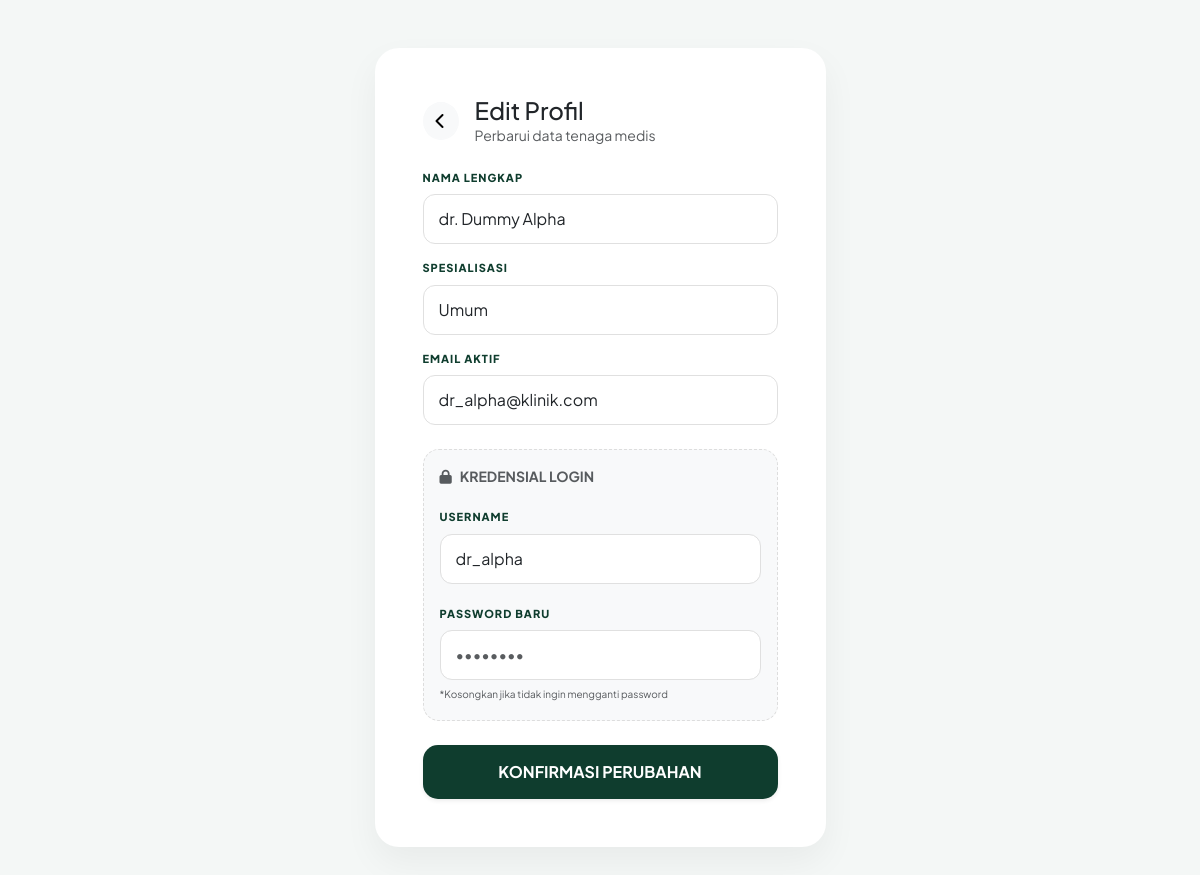
Page /admin/edit_dokter.php?id=1 (signed in) on the committed database.
### tables this page shows
CREATE TABLE dokter (
  id_dokter INT AUTO_INCREMENT PRIMARY KEY,
  id_user INT NOT NULL,
  nama_dokter VARCHAR(100) NOT NULL,
  spesialisasi VARCHAR(50),
  FOREIGN KEY (id_user) REFERENCES users(id_user) ON DELETE CASCADE
);

CREATE TABLE users (
  id_user INT AUTO_INCREMENT PRIMARY KEY,
  username VARCHAR(50) NOT NULL UNIQUE,
  email VARCHAR(100),
  password VARCHAR(255) NOT NULL,
  role ENUM('admin', 'dokter', 'pasien', 'staf') NOT NULL
);

### db.php (called while the page is built, shortened)
<?php
class DbConnection
{
    public function __construct($handle)
    {
        $this->handle = $handle;
    }
}
function db_connect_from_env(): ?DbConnection
{
    $host = getenv('DB_HOST') ?: getenv('MYSQLHOST') ?: "127.0.0.1";
    $user = getenv('DB_USER') ?: getenv('MYSQLUSER') ?: "root";
    $pass = getenv('DB_PASS') ?: getenv('MYSQLPASSWORD') ?: "";
    $db = getenv('DB_NAME') ?: getenv('MYSQLDATABASE') ?: "klinik_reservasi";
    $port = (int) (getenv('DB_PORT') ?: getenv('MYSQLPORT') ?: 3306);
    $handle = @mysqli_connect($host, $user, $pass, $db, $port);
    mysqli_set_charset($handle, 'utf8mb4');
    return new DbConnection($handle);
}
function db_query(?DbConnection $conn, string $query)
{
    $result = mysqli_query($conn->handle, $query);
    return $result;
}
function db_fetch_assoc($result): ?array
{
    if ($result instanceof mysqli_result) {
        $row = mysqli_fetch_assoc($result);
        return $row === null ? null : $row;
    }
    return null;
}
function db_real_escape_string(?DbConnection $conn, $value): string
{
    $value = (string) $value;
    if ($conn) {
        return mysqli_real_escape_string($conn->handle, $value);
    }
    return addslashes($value);
}

### koneksi.php (called while the page is built, shortened)
<?php
require_once __DIR__ . '/db.php';
$conn = db_connect_from_env();
?>

### admin/edit_dokter.php (the view, shortened to what this page needs)
<?php
include '../koneksi.php';
$id_dokter = db_real_escape_string($conn, $_GET['id']);
$query = "SELECT d.*, u.username, u.email FROM dokter d
          JOIN users u ON d.id_user = u.id_user
          WHERE d.id_dokter = '$id_dokter'";
$result = db_query($conn, $query);
$data = db_fetch_assoc($result);
?>
<!DOCTYPE html>
<html lang="id">
<head>
    <link href="https://cdn.jsdelivr.net/npm/bootstrap@5.3.0/dist/css/bootstrap.min.css" rel="stylesheet">
    <link rel="stylesheet" href="https://cdnjs.cloudflare.com/ajax/libs/font-awesome/6.4.0/css/all.min.css">
</head>
<body class="py-5">
    <div class="container">
        <div class="row justify-content-center">
            <div class="col-md-6 col-lg-5">
                <div class="card edit-card p-4 p-md-5">
                    <div class="d-flex align-items-center mb-4">
                        <a href="dokter.php" class="btn btn-light rounded-circle me-3"><i class="fas fa-chevron-left"></i></a>
                        <div>
                            <h4 class="fw-800 mb-0">Edit Profil</h4>
                            <p class="text-muted small mb-0">Perbarui data tenaga medis</p>
                        </div>
                    </div>
                    <form method="POST">
                        <div class="mb-3">
                            <label class="label-custom uppercase d-block">NAMA LENGKAP</label>
                            <input type="text" name="nama" class="form-control" value="<?php echo htmlspecialchars($data['nama_dokter']); ?>" required>
                        </div>
                        <div class="mb-3">
                            <label class="label-custom uppercase d-block">SPESIALISASI</label>
                            <input type="text" name="spesialisasi" class="form-control" value="<?php echo htmlspecialchars($data['spesialisasi']); ?>" required>
                        </div>
                        <div class="mb-4">
                            <label class="label-custom uppercase d-block">EMAIL AKTIF</label>
                            <input type="email" name="email" class="form-control" value="<?php echo htmlspecialchars($data['email']); ?>" required>
                        </div>
                        <div class="p-3 rounded-4 mb-4" style="background: #f8f9fa; border: 1px dashed #ddd;">
                            <p class="small fw-bold mb-3 text-muted"><i class="fas fa-lock me-2"></i>KREDENSIAL LOGIN</p>
                            <div class="mb-3">
                                <label class="label-custom small">USERNAME</label>
                                <input type="text" name="username" class="form-control bg-white" value="<?php echo htmlspecialchars($data['username']); ?>" required>
                            </div>
                            <div class="mb-0">
                                <label class="label-custom small">PASSWORD BARU</label>
                                <input type="password" name="password" class="form-control bg-white" placeholder="••••••••">
                                <small class="text-muted" style="font-size: 10px;">*Kosongkan jika tidak ingin mengganti password</small>
                            </div>
                        </div>
                        <button type="submit" name="update" class="btn btn-update w-100 shadow-sm">
                            KONFIRMASI PERUBAHAN
                        </button>
                    </form>
                </div>
            </div>
        </div>
    </div>
</body>
</html>

### admin/edit_dokter.php (style rules this page uses)
body { background: #f4f7f6; font-family: 'Plus Jakarta Sans', sans-serif; color: #2d3436; }
.edit-card { border: none; border-radius: 24px; box-shadow: 0 15px 35px rgba(0,0,0,0.05); background: #fff; }
.form-control { border-radius: 12px; border: 1px solid #e0e0e0; padding: 12px 15px; transition: 0.3s; }
.label-custom { font-size: 11px; font-weight: 800; color: #0f3d2e; letter-spacing: 1px; margin-bottom: 8px; }
.btn-update { background: #0f3d2e; color: white; border-radius: 15px; padding: 15px; font-weight: 700; border: none; transition: 0.3s; }

### rows in the picture
dokter: nama "dr. Dummy Alpha", spesialisasi "Umum", email "dr_alpha@klinik.com", username "dr_alpha"
